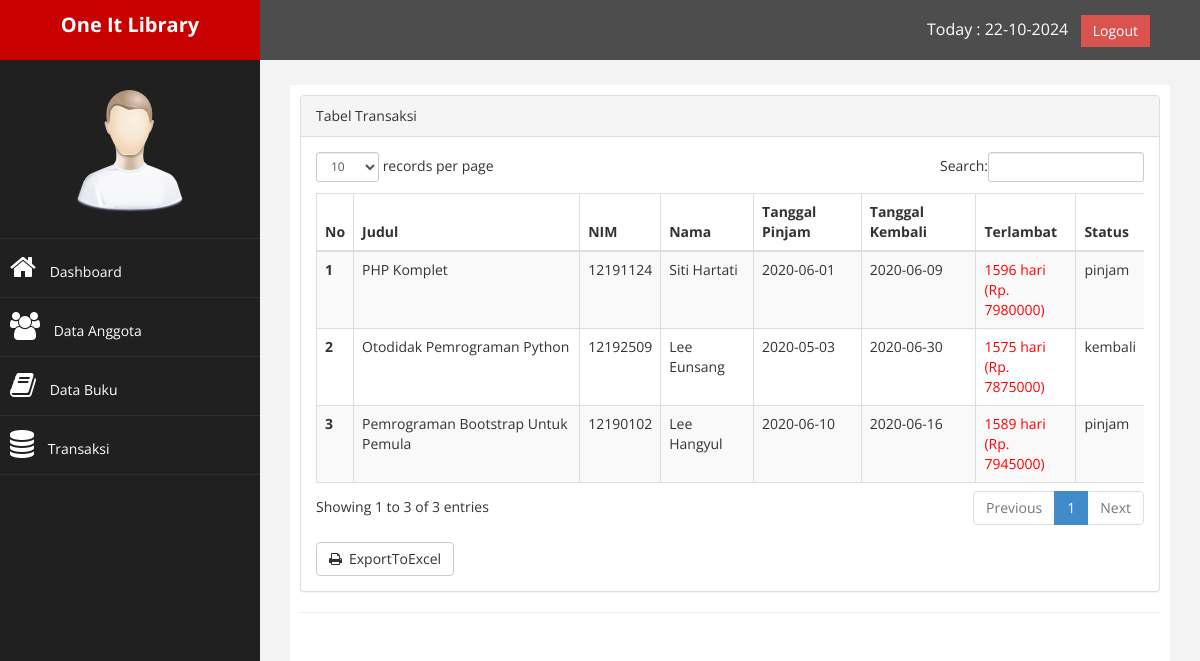
The page /index.php?page=transaksi (signed in) on the database its author committed.
### tables this page shows
CREATE TABLE `tb_transaksi` (
  `id` int(11) NOT NULL,
  `judul` varchar(200) NOT NULL,
  `nim` varchar(200) NOT NULL,
  `nama` varchar(200) NOT NULL,
  `tgl_pinjam` date NOT NULL,
  `tgl_kembali` date NOT NULL,
  `status` varchar(200) NOT NULL
);

### function.php (called while the page is built)
<?php
	function terlambat($tgl_deadline,$tgl_kembali){
	$tgl_deadline_pecah = explode("-", $tgl_deadline);
	$tgl_deadline_pecah = $tgl_deadline_pecah[2]."-".$tgl_deadline_pecah[1]."-".$tgl_deadline_pecah[0];
	$tgl_kembali_pecah = explode("-", $tgl_kembali);
	$tgl_kembali_pecah = $tgl_kembali_pecah[2]."-".$tgl_kembali_pecah[1]."-".$tgl_kembali_pecah[0];
	$selisih = strtotime($tgl_kembali_pecah)-strtotime($tgl_deadline_pecah);
	$selisih = $selisih/86400;
	if ($selisih>=1) {
		$hasil_tgl = floor($selisih);
	}else{
		$hasil_tgl = 0;
	}
	return $hasil_tgl;
	}
?>

### page/transaksi/transaksi.php (the view)
<div class="row">
                <div class="col-md-12">
                    <div class="panel panel-default">
                        <div class="panel-heading">
                             Tabel Transaksi
                        </div>
                        <div class="panel-body">
                            <div class="table-responsive">
                                <table class="table table-striped table-bordered table-hover" id="dataTables-example">
                                    <thead>
                                        <tr>
                                            <th>No</th>
											<th>Judul</th>
											<th>NIM</th>
											<th>Nama</th>
											<th>Tanggal Pinjam</th>
											<th>Tanggal Kembali</th>
											<th>Terlambat</th>
											<th>Status</th>
                                        </tr>
                                    </thead>
                                    <tbody>
                                    	<?php
										 	$transaksi = $mysqli->query("SELECT * FROM tb_transaksi");
										 	$no = 0;
										 	while( $t = $transaksi->fetch_assoc()){
											$no++;
										 ?>
                                    	<tr>
                                    		<th scope="row"><?= $no; ?></th>
										  	<td><?= $t["judul"]; ?></td>
										  	<td><?= $t["nim"]; ?></td>
										  	<td><?= $t["nama"]; ?></td>
										  	<td><?= $t["tgl_pinjam"]; ?></td>
										  	<td><?= $t["tgl_kembali"]; ?></td>
										  	<td>
										  		<?php
										  		$denda = 5000;
										  		$tgl_deadline = $t['tgl_kembali'];
										  		$tgl_kembali = date('Y-m-d');
										  		$lambat = terlambat($tgl_deadline,$tgl_kembali);
										  		$denda1 = $lambat*$denda;
										  		if ($lambat>0) {
										  			echo"<font color='red'>$lambat hari<br>(Rp. $denda1)</font>";
										  		}else{
										  			echo " ".$lambat." hari";
										  		}
										  		?>
										  	 </td>
										  	<td><?= $t["status"]; ?></td>
										  <?php } ?>
                                    	</tr>
                                    </tbody>
                                </table>
                            </div>
                            <a href="./laporan/laporan_transaksi_exel.php" class="btn btn-default" target="blank" style="margin-top: 10px; "><i class="fa fa-print" style="margin-right: 7px;"> </i>ExportToExcel</a>

### assets/css/custom.css (style rules this page uses)
body { font-family: 'Open Sans', sans-serif; }

### rows shown on the page
tb_transaksi: judul "PHP Komplet", nim "12191124", nama "Siti Hartati", tgl_pinjam "2020-06-01", tgl_kembali "2020-06-09", tgl_kembali "1596", tgl_kembali "7980000", status "pinjam"
tb_transaksi: judul "Otodidak Pemrograman Python", nim "12192509", nama "Lee Eunsang", tgl_pinjam "2020-05-03", tgl_kembali "2020-06-30", tgl_kembali "1575", tgl_kembali "7875000", status "kembali"
tb_transaksi: judul "Pemrograman Bootstrap Untuk Pemula", nim "12190102", nama "Lee Hangyul", tgl_pinjam "2020-06-10", tgl_kembali "2020-06-16", tgl_kembali "1589", tgl_kembali "7945000", status "pinjam"
